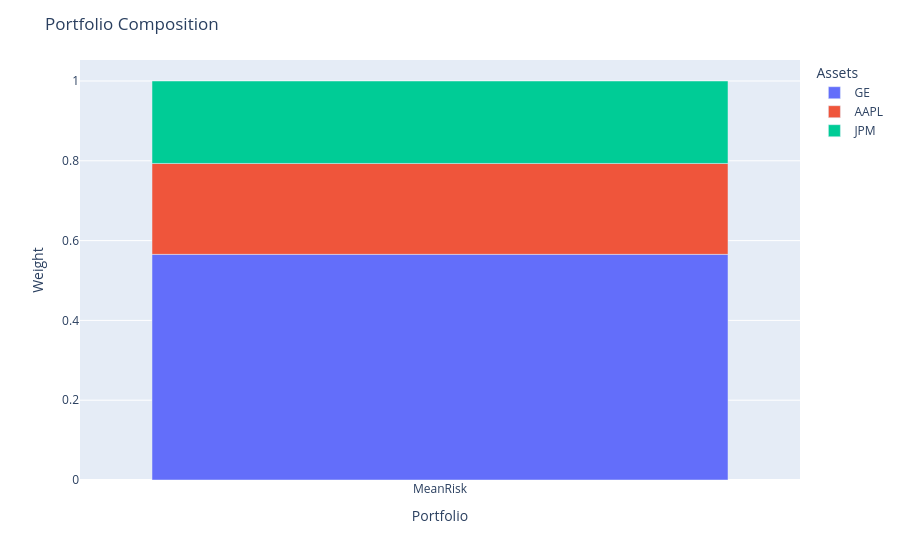

The code cell stored with this chart in its notebook:
### Code cell
portfolio = model.predict(X)
fig = portfolio.plot_composition()
show(fig)

### Figure 1 — Plotly figure (JSON) as saved in the notebook; plotly's stock layout.template omitted (floating-point values rounded to 4 significant figures)
{"data": [{"alignmentgroup": "True", "hovertemplate": "asset=GE<br>index=%{x}<br>value=%{y}<extra></extra>", "legendgroup": "GE", "marker": {"color": "#636efa", "pattern": {"shape": ""}}, "name": "GE", "offsetgroup": "GE", "orientation": "v", "showlegend": true, "textposition": "auto", "type": "bar", "x": ["MeanRisk"], "xaxis": "x", "y": [0.5655], "yaxis": "y"}, {"alignmentgroup": "True", "hovertemplate": "asset=AAPL<br>index=%{x}<br>value=%{y}<extra></extra>", "legendgroup": "AAPL", "marker": {"color": "#EF553B", "pattern": {"shape": ""}}, "name": "AAPL", "offsetgroup": "AAPL", "orientation": "v", "showlegend": true, "textposition": "auto", "type": "bar", "x": ["MeanRisk"], "xaxis": "x", "y": [0.2279], "yaxis": "y"}, {"alignmentgroup": "True", "hovertemplate": "asset=JPM<br>index=%{x}<br>value=%{y}<extra></extra>", "legendgroup": "JPM", "marker": {"color": "#00cc96", "pattern": {"shape": ""}}, "name": "JPM", "offsetgroup": "JPM", "orientation": "v", "showlegend": true, "textposition": "auto", "type": "bar", "x": ["MeanRisk"], "xaxis": "x", "y": [0.2066], "yaxis": "y"}], "layout": {"barmode": "relative", "legend": {"title": {"text": "Assets"}, "tracegroupgap": 0}, "margin": {"t": 60}, "title": {"text": "Portfolio Composition"}, "xaxis": {"anchor": "y", "domain": [0, 1], "title": {"text": "Portfolio"}}, "yaxis": {"anchor": "x", "domain": [0, 1], "title": {"text": "Weight"}}}}
